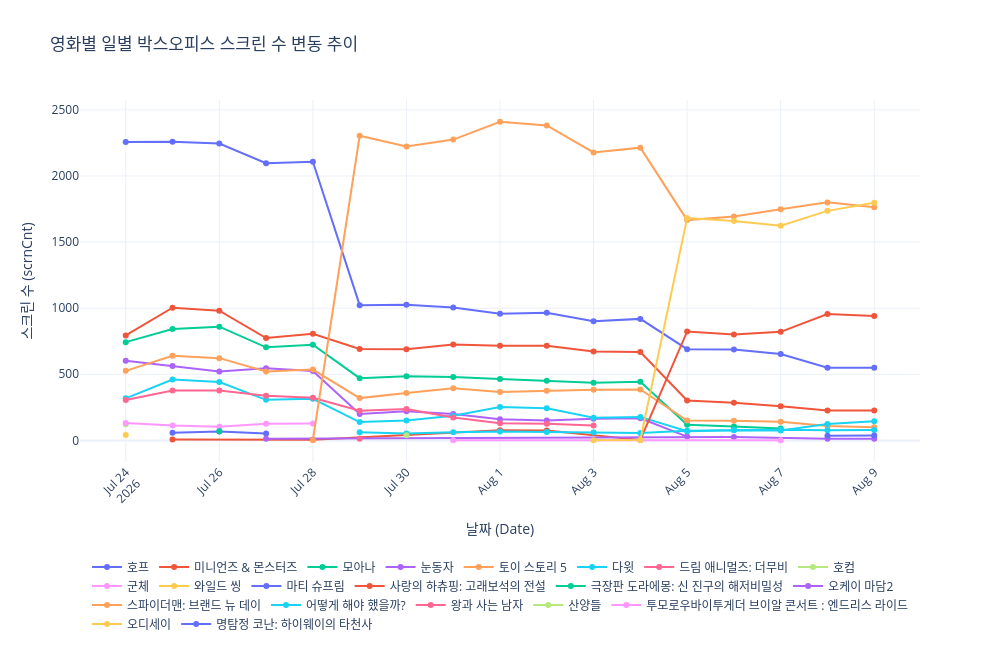

Write notebook code for a chart like this one.
### Markdown cell above
## 기간에 따른 스크린 수

### Code cell
draw_lineChart(movie_df, 'scrnCnt', '영화별 일별 박스오피스 스크린 수 변동 추이', '스크린 수')

### Figure 1 — Plotly figure (JSON) as saved in the notebook; plotly's stock layout.template omitted (floating-point values rounded to 4 significant figures)
{"data": [{"customdata": [["호프"], ["호프"], ["호프"], ["호프"], ["호프"], ["호프"], ["호프"], ["호프"], ["호프"], ["호프"], ["호프"], ["호프"], ["호프"], ["호프"], ["호프"], ["호프"], ["호프"]], "hovertemplate": "movieNm=%{customdata[0]}<br>b_date=%{x}<br>scrnCnt=%{y}<extra></extra>", "legendgroup": "호프", "line": {"color": "#636efa", "dash": "solid"}, "marker": {"symbol": "circle"}, "mode": "lines+markers", "name": "호프", "orientation": "v", "showlegend": true, "type": "scatter", "x": ["2026-07-24", "2026-07-25", "2026-07-26", "2026-07-27", "2026-07-28", "2026-07-29", "2026-07-30", "2026-07-31", "2026-08-01", "2026-08-02", "2026-08-03", "2026-08-04", "2026-08-05", "2026-08-06", "2026-08-07", "2026-08-08", "2026-08-09"], "xaxis": "x", "y": [2256, 2258, 2245, 2096, 2108, 1023, 1026, 1005, 957, 965, 901, 919, 690, 688, 653, 549, 549], "yaxis": "y"}, {"customdata": [["미니언즈 & 몬스터즈"], ["미니언즈 & 몬스터즈"], ["미니언즈 & 몬스터즈"], ["미니언즈 & 몬스터즈"], ["미니언즈 & 몬스터즈"], ["미니언즈 & 몬스터즈"], ["미니언즈 & 몬스터즈"], ["미니언즈 & 몬스터즈"], ["미니언즈 & 몬스터즈"], ["미니언즈 & 몬스터즈"], ["미니언즈 & 몬스터즈"], ["미니언즈 & 몬스터즈"], ["미니언즈 & 몬스터즈"], ["미니언즈 & 몬스터즈"], ["미니언즈 & 몬스터즈"], ["미니언즈 & 몬스터즈"], ["미니언즈 & 몬스터즈"]], "hovertemplate": "movieNm=%{customdata[0]}<br>b_date=%{x}<br>scrnCnt=%{y}<extra></extra>", "legendgroup": "미니언즈 & 몬스터즈", "line": {"color": "#EF553B", "dash": "solid"}, "marker": {"symbol": "circle"}, "mode": "lines+markers", "name": "미니언즈 & 몬스터즈", "orientation": "v", "showlegend": true, "type": "scatter", "x": ["2026-07-24", "2026-07-25", "2026-07-26", "2026-07-27", "2026-07-28", "2026-07-29", "2026-07-30", "2026-07-31", "2026-08-01", "2026-08-02", "2026-08-03", "2026-08-04", "2026-08-05", "2026-08-06", "2026-08-07", "2026-08-08", "2026-08-09"], "xaxis": "x", "y": [794, 1004, 981, 774, 806, 692, 690, 726, 715, 716, 672, 668, 302, 284, 259, 226, 227], "yaxis": "y"}, {"customdata": [["모아나"], ["모아나"], ["모아나"], ["모아나"], ["모아나"], ["모아나"], ["모아나"], ["모아나"], ["모아나"], ["모아나"], ["모아나"], ["모아나"], ["모아나"], ["모아나"], ["모아나"]], "hovertemplate": "movieNm=%{customdata[0]}<br>b_date=%{x}<br>scrnCnt=%{y}<extra></extra>", "legendgroup": "모아나", "line": {"color": "#00cc96", "dash": "solid"}, "marker": {"symbol": "circle"}, "mode": "lines+markers", "name": "모아나", "orientation": "v", "showlegend": true, "type": "scatter", "x": ["2026-07-24", "2026-07-25", "2026-07-26", "2026-07-27", "2026-07-28", "2026-07-29", "2026-07-30", "2026-07-31", "2026-08-01", "2026-08-02", "2026-08-03", "2026-08-04", "2026-08-05", "2026-08-06", "2026-08-07"], "xaxis": "x", "y": [743, 843, 860, 704, 724, 471, 486, 480, 465, 452, 437, 444, 119, 106, 91], "yaxis": "y"}, {"customdata": [["눈동자"], ["눈동자"], ["눈동자"], ["눈동자"], ["눈동자"], ["눈동자"], ["눈동자"], ["눈동자"], ["눈동자"], ["눈동자"], ["눈동자"], ["눈동자"], ["눈동자"]], "hovertemplate": "movieNm=%{customdata[0]}<br>b_date=%{x}<br>scrnCnt=%{y}<extra></extra>", "legendgroup": "눈동자", "line": {"color": "#ab63fa", "dash": "solid"}, "marker": {"symbol": "circle"}, "mode": "lines+markers", "name": "눈동자", "orientation": "v", "showlegend": true, "type": "scatter", "x": ["2026-07-24", "2026-07-25", "2026-07-26", "2026-07-27", "2026-07-28", "2026-07-29", "2026-07-30", "2026-07-31", "2026-08-01", "2026-08-02", "2026-08-03", "2026-08-04", "2026-08-05"], "xaxis": "x", "y": [603, 563, 521, 545, 525, 199, 220, 200, 160, 151, 164, 168, 29], "yaxis": "y"}, {"customdata": [["토이 스토리 5"], ["토이 스토리 5"], ["토이 스토리 5"], ["토이 스토리 5"], ["토이 스토리 5"], ["토이 스토리 5"], ["토이 스토리 5"], ["토이 스토리 5"], ["토이 스토리 5"], ["토이 스토리 5"], ["토이 스토리 5"], ["토이 스토리 5"], ["토이 스토리 5"], ["토이 스토리 5"], ["토이 스토리 5"], ["토이 스토리 5"], ["토이 스토리 5"]], "hovertemplate": "movieNm=%{customdata[0]}<br>b_date=%{x}<br>scrnCnt=%{y}<extra></extra>", "legendgroup": "토이 스토리 5", "line": {"color": "#FFA15A", "dash": "solid"}, "marker": {"symbol": "circle"}, "mode": "lines+markers", "name": "토이 스토리 5", "orientation": "v", "showlegend": true, "type": "scatter", "x": ["2026-07-24", "2026-07-25", "2026-07-26", "2026-07-27", "2026-07-28", "2026-07-29", "2026-07-30", "2026-07-31", "2026-08-01", "2026-08-02", "2026-08-03", "2026-08-04", "2026-08-05", "2026-08-06", "2026-08-07", "2026-08-08", "2026-08-09"], "xaxis": "x", "y": [526, 640, 622, 522, 536, 320, 358, 395, 367, 375, 384, 385, 150, 148, 141, 109, 99], "yaxis": "y"}, {"customdata": [["다윗"], ["다윗"], ["다윗"], ["다윗"], ["다윗"], ["다윗"], ["다윗"], ["다윗"], ["다윗"], ["다윗"], ["다윗"], ["다윗"], ["다윗"], ["다윗"], ["다윗"], ["다윗"], ["다윗"]], "hovertemplate": "movieNm=%{customdata[0]}<br>b_date=%{x}<br>scrnCnt=%{y}<extra></extra>", "legendgroup": "다윗", "line": {"color": "#19d3f3", "dash": "solid"}, "marker": {"symbol": "circle"}, "mode": "lines+markers", "name": "다윗", "orientation": "v", "showlegend": true, "type": "scatter", "x": ["2026-07-24", "2026-07-25", "2026-07-26", "2026-07-27", "2026-07-28", "2026-07-29", "2026-07-30", "2026-07-31", "2026-08-01", "2026-08-02", "2026-08-03", "2026-08-04", "2026-08-05", "2026-08-06", "2026-08-07", "2026-08-08", "2026-08-09"], "xaxis": "x", "y": [318, 460, 441, 307, 315, 139, 150, 186, 253, 243, 171, 178, 70, 77, 75, 124, 145], "yaxis": "y"}, {"customdata": [["드림 애니멀즈: 더무비"], ["드림 애니멀즈: 더무비"], ["드림 애니멀즈: 더무비"], ["드림 애니멀즈: 더무비"], ["드림 애니멀즈: 더무비"], ["드림 애니멀즈: 더무비"], ["드림 애니멀즈: 더무비"], ["드림 애니멀즈: 더무비"], ["드림 애니멀즈: 더무비"], ["드림 애니멀즈: 더무비"], ["드림 애니멀즈: 더무비"]], "hovertemplate": "movieNm=%{customdata[0]}<br>b_date=%{x}<br>scrnCnt=%{y}<extra></extra>", "legendgroup": "드림 애니멀즈: 더무비", "line": {"color": "#FF6692", "dash": "solid"}, "marker": {"symbol": "circle"}, "mode": "lines+markers", "name": "드림 애니멀즈: 더무비", "orientation": "v", "showlegend": true, "type": "scatter", "x": ["2026-07-24", "2026-07-25", "2026-07-26", "2026-07-27", "2026-07-28", "2026-07-29", "2026-07-30", "2026-07-31", "2026-08-01", "2026-08-02", "2026-08-03"], "xaxis": "x", "y": [305, 378, 378, 337, 323, 224, 238, 173, 130, 126, 112], "yaxis": "y"}, {"customdata": [["호컴"]], "hovertemplate": "movieNm=%{customdata[0]}<br>b_date=%{x}<br>scrnCnt=%{y}<extra></extra>", "legendgroup": "호컴", "line": {"color": "#B6E880", "dash": "solid"}, "marker": {"symbol": "circle"}, "mode": "lines+markers", "name": "호컴", "orientation": "v", "showlegend": true, "type": "scatter", "x": ["2026-07-24"], "xaxis": "x", "y": [123], "yaxis": "y"}, {"customdata": [["군체"], ["군체"], ["군체"], ["군체"], ["군체"]], "hovertemplate": "movieNm=%{customdata[0]}<br>b_date=%{x}<br>scrnCnt=%{y}<extra></extra>", "legendgroup": "군체", "line": {"color": "#FF97FF", "dash": "solid"}, "marker": {"symbol": "circle"}, "mode": "lines+markers", "name": "군체", "orientation": "v", "showlegend": true, "type": "scatter", "x": ["2026-07-24", "2026-07-25", "2026-07-26", "2026-07-27", "2026-07-28"], "xaxis": "x", "y": [131, 112, 104, 126, 128], "yaxis": "y"}, {"customdata": [["와일드 씽"]], "hovertemplate": "movieNm=%{customdata[0]}<br>b_date=%{x}<br>scrnCnt=%{y}<extra></extra>", "legendgroup": "와일드 씽", "line": {"color": "#FECB52", "dash": "solid"}, "marker": {"symbol": "circle"}, "mode": "lines+markers", "name": "와일드 씽", "orientation": "v", "showlegend": true, "type": "scatter", "x": ["2026-07-24"], "xaxis": "x", "y": [41], "yaxis": "y"}, {"customdata": [["마티 슈프림"], ["마티 슈프림"], ["마티 슈프림"]], "hovertemplate": "movieNm=%{customdata[0]}<br>b_date=%{x}<br>scrnCnt=%{y}<extra></extra>", "legendgroup": "마티 슈프림", "line": {"color": "#636efa", "dash": "solid"}, "marker": {"symbol": "circle"}, "mode": "lines+markers", "name": "마티 슈프림", "orientation": "v", "showlegend": true, "type": "scatter", "x": ["2026-07-25", "2026-07-26", "2026-07-27"], "xaxis": "x", "y": [58, 67, 53], "yaxis": "y"}, {"customdata": [["사랑의 하츄핑: 고래보석의 전설"], ["사랑의 하츄핑: 고래보석의 전설"], ["사랑의 하츄핑: 고래보석의 전설"], ["사랑의 하츄핑: 고래보석의 전설"], ["사랑의 하츄핑: 고래보석의 전설"], ["사랑의 하츄핑: 고래보석의 전설"], ["사랑의 하츄핑: 고래보석의 전설"], ["사랑의 하츄핑: 고래보석의 전설"], ["사랑의 하츄핑: 고래보석의 전설"], ["사랑의 하츄핑: 고래보석의 전설"]], "hovertemplate": "movieNm=%{customdata[0]}<br>b_date=%{x}<br>scrnCnt=%{y}<extra></extra>", "legendgroup": "사랑의 하츄핑: 고래보석의 전설", "line": {"color": "#EF553B", "dash": "solid"}, "marker": {"symbol": "circle"}, "mode": "lines+markers", "name": "사랑의 하츄핑: 고래보석의 전설", "orientation": "v", "showlegend": true, "type": "scatter", "x": ["2026-07-25", "2026-07-28", "2026-08-01", "2026-08-02", "2026-08-04", "2026-08-05", "2026-08-06", "2026-08-07", "2026-08-08", "2026-08-09"], "xaxis": "x", "y": [6, 5, 76, 75, 3, 824, 801, 821, 956, 941], "yaxis": "y"}, {"customdata": [["극장판 도라에몽: 신 진구의 해저비밀성"]], "hovertemplate": "movieNm=%{customdata[0]}<br>b_date=%{x}<br>scrnCnt=%{y}<extra></extra>", "legendgroup": "극장판 도라에몽: 신 진구의 해저비밀성", "line": {"color": "#00cc96", "dash": "solid"}, "marker": {"symbol": "circle"}, "mode": "lines+markers", "name": "극장판 도라에몽: 신 진구의 해저비밀성", "orientation": "v", "showlegend": true, "type": "scatter", "x": ["2026-07-26"], "xaxis": "x", "y": [70], "yaxis": "y"}, {"customdata": [["오케이 마담2"], ["오케이 마담2"], ["오케이 마담2"], ["오케이 마담2"]], "hovertemplate": "movieNm=%{customdata[0]}<br>b_date=%{x}<br>scrnCnt=%{y}<extra></extra>", "legendgroup": "오케이 마담2", "line": {"color": "#ab63fa", "dash": "solid"}, "marker": {"symbol": "circle"}, "mode": "lines+markers", "name": "오케이 마담2", "orientation": "v", "showlegend": true, "type": "scatter", "x": ["2026-07-27", "2026-08-06", "2026-08-08", "2026-08-09"], "xaxis": "x", "y": [12, 25, 12, 12], "yaxis": "y"}, {"customdata": [["스파이더맨: 브랜드 뉴 데이"], ["스파이더맨: 브랜드 뉴 데이"], ["스파이더맨: 브랜드 뉴 데이"], ["스파이더맨: 브랜드 뉴 데이"], ["스파이더맨: 브랜드 뉴 데이"], ["스파이더맨: 브랜드 뉴 데이"], ["스파이더맨: 브랜드 뉴 데이"], ["스파이더맨: 브랜드 뉴 데이"], ["스파이더맨: 브랜드 뉴 데이"], ["스파이더맨: 브랜드 뉴 데이"], ["스파이더맨: 브랜드 뉴 데이"], ["스파이더맨: 브랜드 뉴 데이"], ["스파이더맨: 브랜드 뉴 데이"]], "hovertemplate": "movieNm=%{customdata[0]}<br>b_date=%{x}<br>scrnCnt=%{y}<extra></extra>", "legendgroup": "스파이더맨: 브랜드 뉴 데이", "line": {"color": "#FFA15A", "dash": "solid"}, "marker": {"symbol": "circle"}, "mode": "lines+markers", "name": "스파이더맨: 브랜드 뉴 데이", "orientation": "v", "showlegend": true, "type": "scatter", "x": ["2026-07-28", "2026-07-29", "2026-07-30", "2026-07-31", "2026-08-01", "2026-08-02", "2026-08-03", "2026-08-04", "2026-08-05", "2026-08-06", "2026-08-07", "2026-08-08", "2026-08-09"], "xaxis": "x", "y": [3, 2304, 2222, 2275, 2409, 2382, 2178, 2214, 1666, 1694, 1748, 1800, 1763], "yaxis": "y"}, {"customdata": [["어떻게 해야 했을까?"], ["어떻게 해야 했을까?"], ["어떻게 해야 했을까?"], ["어떻게 해야 했을까?"], ["어떻게 해야 했을까?"], ["어떻게 해야 했을까?"], ["어떻게 해야 했을까?"], ["어떻게 해야 했을까?"], ["어떻게 해야 했을까?"], ["어떻게 해야 했을까?"], ["어떻게 해야 했을까?"], ["어떻게 해야 했을까?"]], "hovertemplate": "movieNm=%{customdata[0]}<br>b_date=%{x}<br>scrnCnt=%{y}<extra></extra>", "legendgroup": "어떻게 해야 했을까?", "line": {"color": "#19d3f3", "dash": "solid"}, "marker": {"symbol": "circle"}, "mode": "lines+markers", "name": "어떻게 해야 했을까?", "orientation": "v", "showlegend": true, "type": "scatter", "x": ["2026-07-29", "2026-07-30", "2026-07-31", "2026-08-01", "2026-08-02", "2026-08-03", "2026-08-04", "2026-08-05", "2026-08-06", "2026-08-07", "2026-08-08", "2026-08-09"], "xaxis": "x", "y": [61, 52, 61, 67, 63, 59, 56, 74, 78, 81, 76, 79], "yaxis": "y"}, {"customdata": [["왕과 사는 남자"]], "hovertemplate": "movieNm=%{customdata[0]}<br>b_date=%{x}<br>scrnCnt=%{y}<extra></extra>", "legendgroup": "왕과 사는 남자", "line": {"color": "#FF6692", "dash": "solid"}, "marker": {"symbol": "circle"}, "mode": "lines+markers", "name": "왕과 사는 남자", "orientation": "v", "showlegend": true, "type": "scatter", "x": ["2026-07-29"], "xaxis": "x", "y": [12], "yaxis": "y"}, {"customdata": [["산양들"]], "hovertemplate": "movieNm=%{customdata[0]}<br>b_date=%{x}<br>scrnCnt=%{y}<extra></extra>", "legendgroup": "산양들", "line": {"color": "#B6E880", "dash": "solid"}, "marker": {"symbol": "circle"}, "mode": "lines+markers", "name": "산양들", "orientation": "v", "showlegend": true, "type": "scatter", "x": ["2026-07-30"], "xaxis": "x", "y": [39], "yaxis": "y"}, {"customdata": [["투모로우바이투게더 브이알 콘서트 : 엔드리스 라이드"], ["투모로우바이투게더 브이알 콘서트 : 엔드리스 라이드"]], "hovertemplate": "movieNm=%{customdata[0]}<br>b_date=%{x}<br>scrnCnt=%{y}<extra></extra>", "legendgroup": "투모로우바이투게더 브이알 콘서트 : 엔드리스 라이드", "line": {"color": "#FF97FF", "dash": "solid"}, "marker": {"symbol": "circle"}, "mode": "lines+markers", "name": "투모로우바이투게더 브이알 콘서트 : 엔드리스 라이드", "orientation": "v", "showlegend": true, "type": "scatter", "x": ["2026-07-31", "2026-08-07"], "xaxis": "x", "y": [2, 2], "yaxis": "y"}, {"customdata": [["오디세이"], ["오디세이"], ["오디세이"], ["오디세이"], ["오디세이"], ["오디세이"], ["오디세이"]], "hovertemplate": "movieNm=%{customdata[0]}<br>b_date=%{x}<br>scrnCnt=%{y}<extra></extra>", "legendgroup": "오디세이", "line": {"color": "#FECB52", "dash": "solid"}, "marker": {"symbol": "circle"}, "mode": "lines+markers", "name": "오디세이", "orientation": "v", "showlegend": true, "type": "scatter", "x": ["2026-08-03", "2026-08-04", "2026-08-05", "2026-08-06", "2026-08-07", "2026-08-08", "2026-08-09"], "xaxis": "x", "y": [2, 3, 1682, 1660, 1624, 1736, 1798], "yaxis": "y"}, {"customdata": [["명탐정 코난: 하이웨이의 타천사"], ["명탐정 코난: 하이웨이의 타천사"]], "hovertemplate": "movieNm=%{customdata[0]}<br>b_date=%{x}<br>scrnCnt=%{y}<extra></extra>", "legendgroup": "명탐정 코난: 하이웨이의 타천사", "line": {"color": "#636efa", "dash": "solid"}, "marker": {"symbol": "circle"}, "mode": "lines+markers", "name": "명탐정 코난: 하이웨이의 타천사", "orientation": "v", "showlegend": true, "type": "scatter", "x": ["2026-08-08", "2026-08-09"], "xaxis": "x", "y": [36, 37], "yaxis": "y"}], "layout": {"height": 650, "hovermode": "x unified", "legend": {"orientation": "h", "title": {"text": ""}, "tracegroupgap": 0, "x": 0.5, "xanchor": "center", "y": -0.25, "yanchor": "top"}, "margin": {"b": 150}, "title": {"text": "영화별 일별 박스오피스 스크린 수 변동 추이"}, "width": 1000, "xaxis": {"anchor": "y", "domain": [0, 1], "tickangle": -45, "title": {"text": "날짜 (Date)"}}, "yaxis": {"anchor": "x", "autorange": true, "domain": [0, 1], "title": {"text": "스크린 수 (scrnCnt)"}}}}
